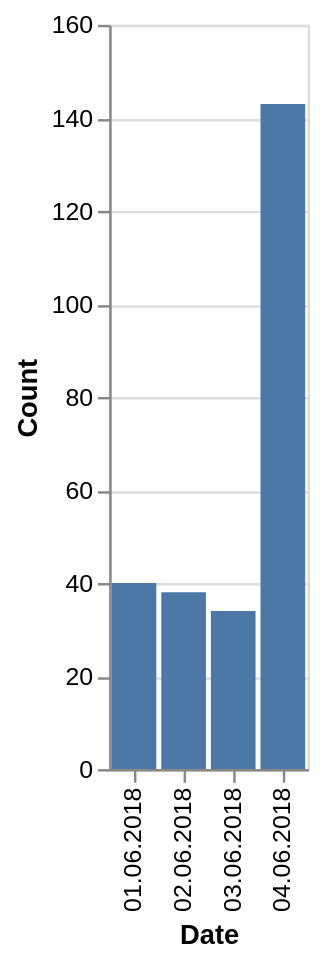

This figure's Vega-Lite source:
### Vega-Lite specification from a JSON file in a GitHub repository (floating-point values rounded to 4 significant figures)
{"$schema": "https://vega.github.io/schema/vega-lite/v2.json", "data": {"values": [{"date": "01.06.2018", "count": 40}, {"date": "02.06.2018", "count": 38}, {"date": "03.06.2018", "count": 34}, {"date": "04.06.2018", "count": 143}], "formatddddd": {"parse": {"date": "%d.%m.%y"}}}, "mark": "bar", "encoding": {"x": {"type": "ordinal", "field": "date", "axis": {"title": "Date"}}, "y": {"type": "quantitative", "field": "count", "axis": {"title": "Count"}}}}
